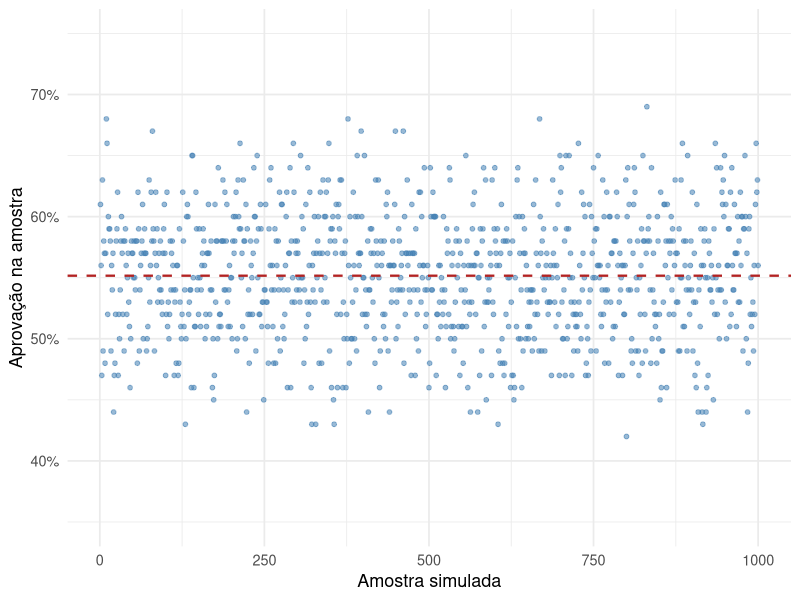
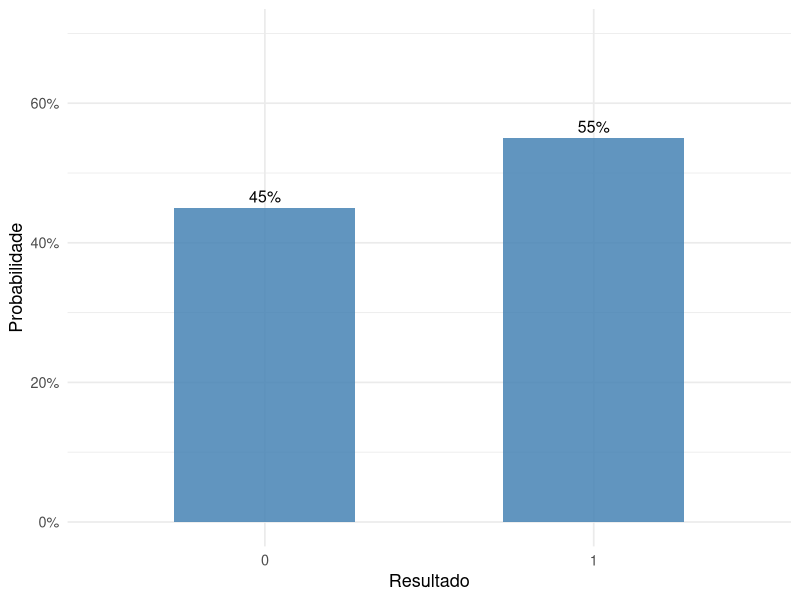
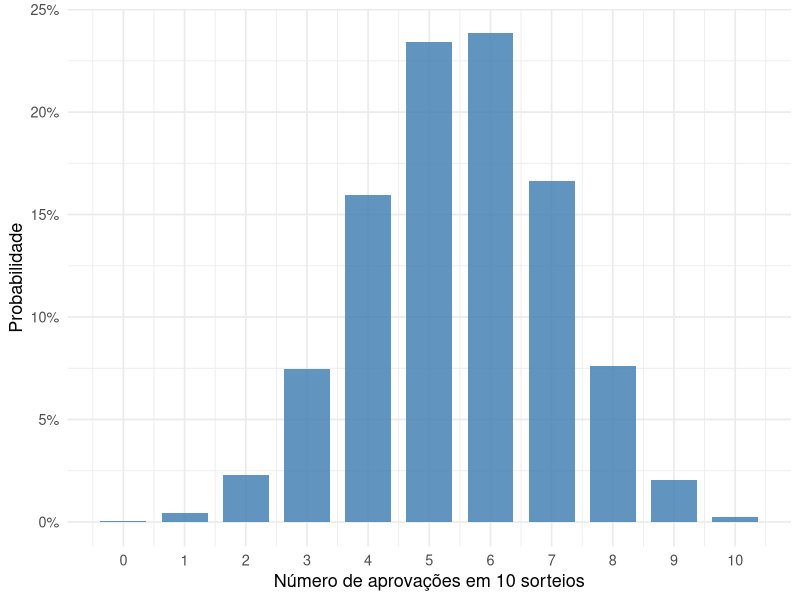
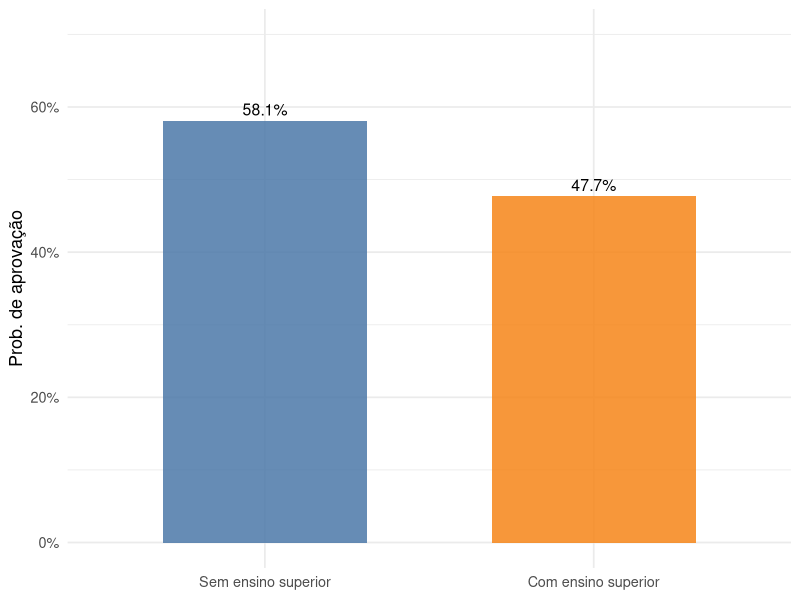
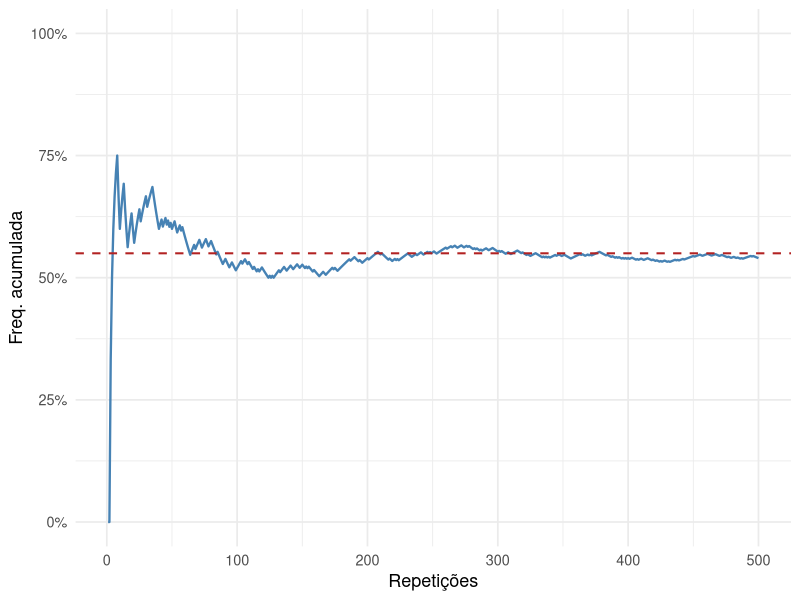
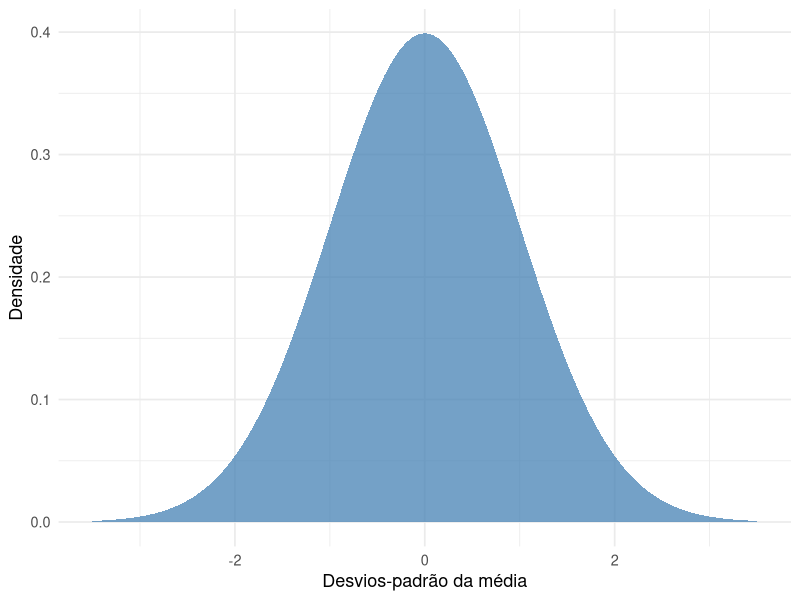
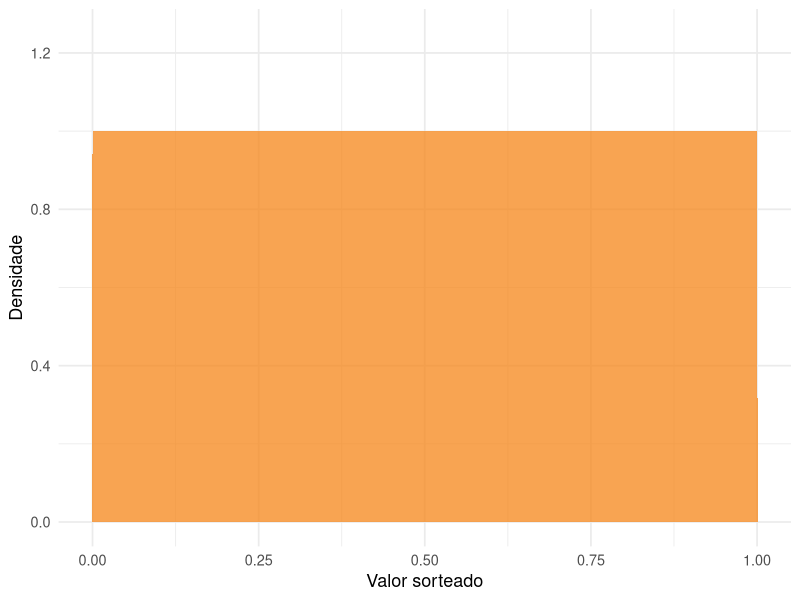

Source code (R) for these figures, in order:
options(scipen = 999)

suppressPackageStartupMessages({
  library(dplyr)
  library(ggplot2)
  library(scales)
  library(tibble)
})

set.seed(20260617)

simular_frequencia_evento <- function(n = 500, p = 0.55, seed = 20260617) {
  set.seed(seed)

  tibble(
    repeticao = seq_len(n),
    aprova_governo = rbinom(n, size = 1, prob = p)
  ) |>
    mutate(frequencia_acumulada = cumsum(aprova_governo) / repeticao)
}

criar_populacao_eleitores <- function(n = 100000, seed = 20260617) {
  set.seed(seed)

  escolaridade <- sample(
    c("Sem ensino superior", "Com ensino superior"),
    size = n,
    replace = TRUE,
    prob = c(0.72, 0.28)
  )

  prob_aprovacao <- ifelse(escolaridade == "Com ensino superior", 0.48, 0.58)

  tibble(
    id = seq_len(n),
    escolaridade = factor(
      escolaridade,
      levels = c("Sem ensino superior", "Com ensino superior")
    ),
    prob_aprovacao = prob_aprovacao,
    aprova_governo = rbinom(n, size = 1, prob = prob_aprovacao)
  )
}

simular_medias_amostrais <- function(populacao, n_amostra = 100, n_sim = 1000,
                                     seed = 20260617) {
  set.seed(seed)

  medias <- replicate(
    n_sim,
    mean(sample(populacao$aprova_governo, size = n_amostra))
  )

  tibble(
    simulacao = seq_len(n_sim),
    n_amostra = n_amostra,
    prop_aprovacao = medias
  )
}

criar_distribuicoes_basicas <- function() {
  list(
    bernoulli = tibble(
      resultado = factor(c("0", "1"), levels = c("0", "1")),
      probabilidade = c(0.45, 0.55)
    ),
    binomial = tibble(
      sucessos = 0:10,
      probabilidade = dbinom(sucessos, size = 10, prob = 0.55)
    ),
    uniforme = tibble(
      x = seq(0, 1, length.out = 200),
      densidade = dunif(x, min = 0, max = 1)
    ),
    normal = tibble(
      x = seq(-3.5, 3.5, length.out = 300),
      densidade = dnorm(x, mean = 0, sd = 1)
    )
  )
}

df_frequencia <- simular_frequencia_evento(n = 500, p = 0.55)
populacao_eleitores <- criar_populacao_eleitores()
parametro_aprovacao <- mean(populacao_eleitores$aprova_governo)

set.seed(20260617)
amostra_exemplo <- populacao_eleitores |>
  slice_sample(n = 12) |>
  mutate(
    aprova_governo = ifelse(aprova_governo == 1, "Aprova", "Nao aprova")
  ) |>
  dplyr::select(id, escolaridade, aprova_governo)

probabilidades_condicionais <- populacao_eleitores |>
  group_by(escolaridade) |>
  summarise(
    n = n(),
    prob_aprovacao = mean(aprova_governo),
    .groups = "drop"
  )

df_amostras_100 <- simular_medias_amostrais(
  populacao = populacao_eleitores,
  n_amostra = 100,
  n_sim = 1000
  )

distribuicoes_basicas <- criar_distribuicoes_basicas()

grafico_bernoulli <- ggplot(
  distribuicoes_basicas$bernoulli,
  aes(x = resultado, y = probabilidade)
) +
  geom_col(fill = "steelblue", alpha = 0.85, width = 0.55) +
  geom_text(
    aes(label = percent(probabilidade, accuracy = 1)),
    vjust = -0.45,
    size = 4
  ) +
  scale_y_continuous(labels = percent_format(accuracy = 1),
                     limits = c(0, 0.7)) +
  labs(
    x = "Resultado",
    y = "Probabilidade"
  ) +
  theme_minimal(base_size = 13)

grafico_binomial <- ggplot(
  distribuicoes_basicas$binomial,
  aes(x = sucessos, y = probabilidade)
) +
  geom_col(fill = "steelblue", alpha = 0.85, width = 0.75) +
  scale_x_continuous(breaks = 0:10) +
  scale_y_continuous(labels = percent_format(accuracy = 1)) +
  labs(
    x = "Número de aprovações em 10 sorteios",
    y = "Probabilidade"
  ) +
  theme_minimal(base_size = 13)

grafico_uniforme <- ggplot(
  distribuicoes_basicas$uniforme,
  aes(x = x, y = densidade)
) +
  geom_area(fill = "#F58518", alpha = 0.75) +
  scale_y_continuous(limits = c(0, 1.25)) +
  labs(
    x = "Valor sorteado",
    y = "Densidade"
  ) +
  theme_minimal(base_size = 13)

grafico_normal <- ggplot(
  distribuicoes_basicas$normal,
  aes(x = x, y = densidade)
) +
  geom_area(fill = "steelblue", alpha = 0.75) +
  labs(
    x = "Desvios-padrão da média",
    y = "Densidade"
  ) +
  theme_minimal(base_size = 13)

grafico_frequencia <- ggplot(
  df_frequencia,
  aes(x = repeticao, y = frequencia_acumulada)
) +
  geom_line(color = "steelblue", linewidth = 0.8) +
  geom_hline(yintercept = 0.55, color = "firebrick", linetype = "dashed",
             linewidth = 0.7) +
  scale_y_continuous(labels = percent_format(accuracy = 1),
                     limits = c(0, 1)) +
  labs(
    x = "Repetições",
    y = "Freq. acumulada"
  ) +
  theme_minimal(base_size = 13)

grafico_condicional <- ggplot(
  probabilidades_condicionais,
  aes(x = escolaridade, y = prob_aprovacao, fill = escolaridade)
) +
  geom_col(width = 0.62, alpha = 0.85, show.legend = FALSE) +
  geom_text(
    aes(label = percent(prob_aprovacao, accuracy = 0.1)),
    vjust = -0.45,
    size = 4
  ) +
  scale_y_continuous(labels = percent_format(accuracy = 1),
                     limits = c(0, 0.7)) +
  scale_fill_manual(values = c("#4C78A8", "#F58518")) +
  labs(
    x = NULL,
    y = "Prob. de aprovação"
  ) +
  theme_minimal(base_size = 13)

grafico_amostras <- ggplot(df_amostras_100) +
  geom_point(
    aes(x = simulacao, y = prop_aprovacao),
    color = "steelblue",
    alpha = 0.55,
    size = 1.3
  ) +
  geom_hline(
    yintercept = parametro_aprovacao,
    color = "firebrick",
    linetype = "dashed",
    linewidth = 0.8
  ) +
  scale_y_continuous(labels = percent_format(accuracy = 1),
                     limits = c(0.35, 0.75)) +
  labs(
    x = "Amostra simulada",
    y = "Aprovação na amostra"
  ) +
  theme_minimal(base_size = 13)

if (identical(environment(), globalenv()) && !interactive()) {
  message("Objetos criados para a Aula 6:")
  message("- df_frequencia")
  message("- populacao_eleitores")
  message("- amostra_exemplo")
  message("- probabilidades_condicionais")
  message("- df_amostras_100")
  message("- grafico_frequencia")
  message("- grafico_condicional")
  message("- grafico_amostras")
}
